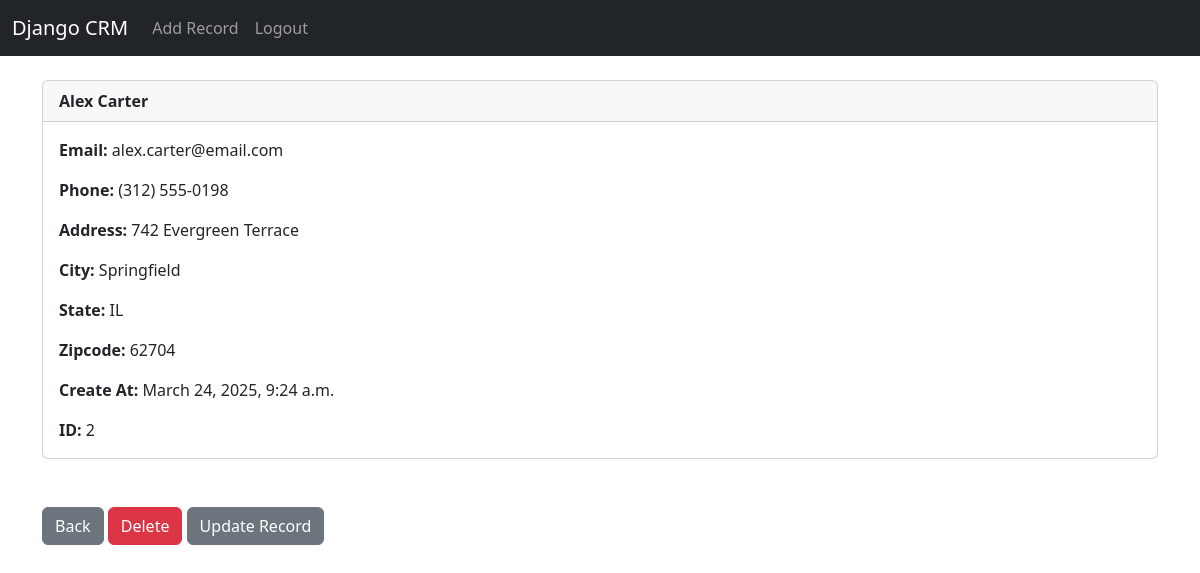
The page /record/2 (signed in) on the database its author committed.
### website/models.py (models this page shows, shortened)
class Record(models.Model):
	created_at = models.DateTimeField(auto_now_add=True)
	first_name = models.CharField(max_length=50)
	last_name =  models.CharField(max_length=50)
	email =  models.CharField(max_length=100)
	phone = models.CharField(max_length=15)
	address =  models.CharField(max_length=100)
	city =  models.CharField(max_length=50)
	state =  models.CharField(max_length=50)
	zipcode =  models.CharField(max_length=20)

### website/views.py (the view)
# urls.py: path('record/<int:pk>', views.customer_record, name='record'),
def customer_record(request, pk):
	if request.user.is_authenticated:
		customer_record = Record.objects.get(id=pk)
		return render(request, 'record.html', {'customer_record':customer_record})
	else:
		messages.success(request, "You Must Be Logged In To View That Page...")
		return redirect('home')

### website/templates/record.html
{% extends 'base.html' %}
{% block content %}
<div class="card">
  <div class="card-header"><strong>
    	{{ customer_record.first_name }}
		{{ customer_record.last_name }}</strong>
  </div>
  <div class="card-body">
<p class="card-text">
<strong>Email: </strong>{{ customer_record.email }}</p>
<p class="card-text">
<strong>Phone: </strong>{{ customer_record.phone }}
</p>
<p class="card-text">
<strong>Address: </strong>{{ customer_record.address }}</p>
<p class="card-text">
<strong>City: </strong>{{ customer_record.city }}</p>
<p class="card-text">
<strong>State: </strong>{{ customer_record.state }}</p>
<p class="card-text">
<strong>Zipcode: </strong>{{ customer_record.zipcode }}</p>
<p class="card-text">
<strong>Create At: </strong>{{ customer_record.created_at }}</p>
<p class="card-text">
<strong>ID: </strong>{{ customer_record.id }}</p>
  </div>
</div>
<br/><br/>
<a href="{% url 'home' %}" class="btn btn-secondary">Back</a>
<a href="{% url 'delete_record' customer_record.id %}" class="btn btn-danger">Delete</a>
<a href="{% url 'update_record' customer_record.id %}" class="btn btn-secondary">Update Record</a>
{% endblock %}

### rows shown on the page
Record: first_name "Alex", last_name "Carter", email "alex.carter@email.com", phone "(312) 555-0198", address "742 Evergreen Terrace", city "Springfield", state "IL", zipcode "62704", created_at "March 24, 2025, 9:24 a.m.", id "2"
